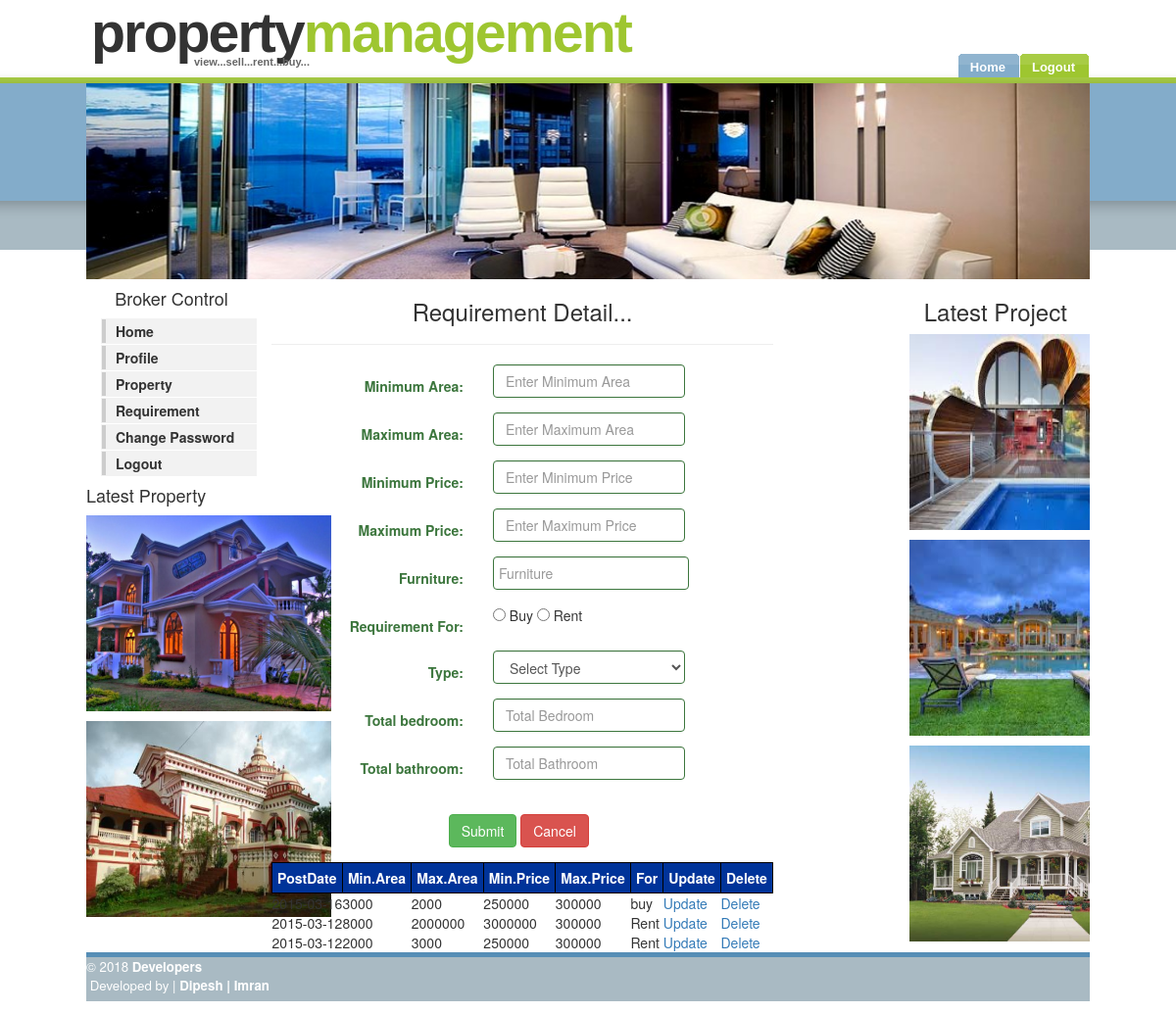
The app's page /broker/index.php?page=propertyrequirement.php with its own data.
### tables this page shows
CREATE TABLE IF NOT EXISTS `tblproperty` (
  `propertyid` int(4) NOT NULL AUTO_INCREMENT,
  `propertyfor` varchar(50) NOT NULL,
  `address` varchar(100) NOT NULL,
  `areaid` int(4) NOT NULL,
  `pincode` int(6) NOT NULL,
  `loginid` int(4) NOT NULL,
  `postdate` date NOT NULL,
  `price` decimal(10,0) NOT NULL,
  `plotarea` decimal(10,0) NOT NULL,
  `carpetarea` decimal(10,0) NOT NULL,
  `builduparea` decimal(10,0) NOT NULL,
  `typeid` decimal(4,0) NOT NULL,
  `furniture` varchar(100) NOT NULL,
  `totalbedroom` int(4) NOT NULL,
  `totalbathroom` int(4) NOT NULL,
  `images` varchar(100) NOT NULL,
  `status` varchar(100) NOT NULL,
  PRIMARY KEY (`propertyid`)
);

CREATE TABLE IF NOT EXISTS `tblpropertyrequirement` (
  `requirementid` int(4) NOT NULL AUTO_INCREMENT,
  `postdate` date NOT NULL,
  `loginid` int(4) NOT NULL,
  `minimumarea` decimal(10,0) NOT NULL,
  `maximumarea` decimal(10,0) NOT NULL,
  `minimumprice` decimal(10,0) NOT NULL,
  `maximumprice` decimal(10,0) NOT NULL,
  `furniture` varchar(500) NOT NULL,
  `requirementfor` varchar(50) NOT NULL,
  `typeid` int(4) NOT NULL,
  `totalbedroom` int(4) NOT NULL,
  `totalbathroom` int(4) NOT NULL,
  PRIMARY KEY (`requirementid`)
);

CREATE TABLE IF NOT EXISTS `tblproject` (
  `projectid` int(4) NOT NULL AUTO_INCREMENT,
  `projecttitle` varchar(50) NOT NULL,
  `address` varchar(200) NOT NULL,
  `projectimage` varchar(100) NOT NULL,
  `projectdescription` varchar(1000) NOT NULL,
  `loginid` int(4) NOT NULL,
  PRIMARY KEY (`projectid`)
);

### broker/propertyrequirementgrid.php (the view, shortened to what this page needs)
<!DOCTYPE html PUBLIC "-//W3C//DTD XHTML 1.0 Transitional//EN" "http://www.w3.org/TR/xhtml1/DTD/xhtml1-transitional.dtd">
<html xmlns="http://www.w3.org/1999/xhtml">
<head>
<link rel="stylesheet" href="bootstrap-3.3.2/css/bootstrap.css">
 <link rel="stylesheet" href="bootstrap-3.3.2/css/bootstrap.min.css">
</head>
<?php
$query = "select * from tblpropertyrequirement";
$res = mysql_query($query);
?>
<body>
<table border="1px">
	<tr>
		<th>PostDate</th>
		<th>Min.Area</th>
		<th>Max.Area</th>
		<th>Min.Price</th>
		<th>Max.Price</th>
		<th>For</th>
		<th>Update</th>
		<th>Delete</th>
	</tr>
<?php
	while($row = mysql_fetch_array($res))
	{
		echo "<tr>";
			echo "<td>".$row["postdate"]."</td>";
			echo "<td>".$row["minimumarea"]."</td>";
			echo "<td>".$row["maximumarea"]."</td>";
			echo "<td>".$row["minimumprice"]."</td>";
			echo "<td>".$row["maximumprice"]."</td>";
			echo "<td>".$row["requirementfor"]."</td>";
			echo "<td><a href='index.php?page=propertyrequirementupdate.php&reqid=".$row[0]."'>Update</a></td>";
			echo "<td><a href='index.php?page=propertyrequirementgrid.php&reqid=".$row[0]."'>Delete</a></td>";
		echo "</tr>";
	}
?>
</table>
</body>
</html>

### broker/index.php (shortened to what this page needs)
<!DOCTYPE html PUBLIC "-//W3C//DTD XHTML 1.0 Strict//EN" "http://www.w3.org/TR/xhtml1/DTD/xhtml1-strict.dtd">
<html xmlns="http://www.w3.org/1999/xhtml" xml:lang="en" lang="en"><head>
      <link rel="stylesheet" href="bootstrap-3.3.2/css/bootstrap.css">
	 <link rel="stylesheet" href="bootstrap-3.3.2/css/bootstrap.min.css">
<link rel="stylesheet" href="images/BrightSide.css" type="text/css" /><title>Bright Side of Life</title>
</head>
<body>
    <div id="wrap">
  	   <div id="header">
        <h1 id="logo">Property<span class="green">Management</span></h1>
           <h2 id="slogan">view...sell...rent...buy...</h2>
     <ul>
		<li id="current"><a href="index.php?page=home.php"><span>Home</span></a></li>
		<li><a href="../index.php?page=logout.php"><span>Logout</span></a></li>
	</ul>
</div>
	<div id="content-wrap">
	    <img src="images/headerphoto.jpg" alt="headerphoto" class="no-border" height="200" width="1024px" />
	<div id="sidebar">
		<h4 align="center">Broker Control</h4>
			<ul class="sidemenu">
			<li><a href="index.php?page=home.php">Home</a></li>
			<li><a href="index.php?page=brokerprofile.php">Profile</a></li>
			<li><a href="index.php?page=postproperty.php">Property</a></li>
			<li><a href="index.php?page=propertyrequirement.php">Requirement</a></li>
			<li><a href="index.php?page=changepassword.php">Change Password</a></li>
			<li><a href="../index.php?page=logout.php">Logout</a></li>
		</ul>
			<h4>Latest Property</h4>
<?php
$query = "select * from tblproperty order by propertyid desc limit 0,3";
$res = mysql_query($query);
while($row = mysql_fetch_array($res))
{echo "<p><img src='../propertyimage/".$row["images"]."' height='200px' width='250px' alt=''/></p>";}
?>
</div>
<div id="main"> <a name="TemplateInfo"></a>
<?php
if(isset($_REQUEST["page"]))
{
	include($_REQUEST["page"]);
}
else
{
	include("home.php");
}
?>
</div>
<div id="rightbar">
<h3>Latest Project</h3>
<?php
$query = "select * from tblproject order by projectid desc limit 0,3";
$res = mysql_query($query);
while($row = mysql_fetch_array($res))
{echo "<p><img src='../projectimage/".$row["projectimage"]."' height='200px' width='250px' alt=''/></p>";}
?>
</div>
 </div>
	<div id="footer">
	<div class="footer-left">
	<p class="align-left"> © 2018 <strong>Developers</strong>
	<br/>&nbspDeveloped by |<strong> Dipesh | Imran</strong><a href="http://www.styleshout.com/"></a>
	</p>
	</div>
	<div class="footer-right">
	<p class="align-right"> <a href="index.html"></a>&nbsp;&nbsp;
	<a href="index.html"></a> </p>
	</div>
	</div>
</div></div>
</body></html>

### broker/images/BrightSide.css (style rules this page uses)
* { padding: 0; margin: 0; }
body { margin: 0; padding: 0; font: .70em/1.5em Verdana, Tahoma, Helvetica, sans-serif; color: #666666; background: #A9BAC3 url(bg.gif) repeat-x; text-align: center; }
a { color: #4284B0; background-color: inherit; text-decoration: none; }
h1, h2, h3 { font: bold 1em 'Trebuchet MS', Arial, Sans-serif; color: #333; }
h1 { font-size: 1.5em; color: #6297BC; }
h2 { font-size: 1.4em; text-transform:uppercase; }
h3 { font-size: 1.3em; }
p, h1, h2, h3 { margin: 10px 15px; }
ul, ol { margin: 10px 30px; padding: 0 15px; color: #4284B0; }
ul span, ol span { color: #666666; }
img { border: 2px solid #CCC; }
img.no-border { border: none; }
#wrap { background: #FFF; width: 1024px; height: 100%; margin: 0 auto; text-align: left; }
#content-wrap { clear: both; margin: 0; padding: 0; background: #FFF; overflow:hidden; }
#header { position: relative; height: 85px; background: #000 url(headerbg.gif) repeat-x 0% 100%; }
#header h1#logo { position: absolute; margin: 0; padding: 0; font: bolder 4.1em 'Trebuchet MS', Arial, Sans-serif; letter-spacing: -2px; text-transform: lowercase; top: 0; left: 5px; }
#header h2#slogan { position: absolute; top:37px; left: 95px; color: #666666; text-indent: 0px; font: bold 11px Tahoma, 'trebuchet MS', Sans-serif; text-transform: none; }
#main { float: left; margin-left: 15px; padding: 0; width: 50%; }
#sidebar { float: left; width: 17%; margin: 0; padding: 0; display: inline; }
#sidebar ul.sidemenu { list-style:none; margin:10px 0 10px 15px; padding:0; }
#sidebar ul.sidemenu li { margin-bottom:1px; border: 1px solid #f2f2f2; }
#sidebar ul.sidemenu a { display:block; font-weight:bold; color: #333; text-decoration:none; padding:2px 5px 2px 10px; background: #f2f2f2; border-left:4px solid #CCC; min-height:18px; }
#rightbar { float: right; width: 18%; padding: 0; margin:0; }
#footer { clear: both; color: #FFF; background: #A9BAC3; border-top: 5px solid #568EB6; margin: 0; padding: 0; height: 50px; font-size: 95%; }
#footer .footer-left { float: left; width: 65%; }
#footer .footer-right { float: right; width: 30%; }
#header ul { z-index: 999999; position: absolute; margin:0; padding: 0; list-style:none; right: 0; bottom: 6px !important; bottom: 5px; font: bold 13px Arial, 'Trebuchet MS', Tahoma, verdana, sans-serif; }
#header li { display:inline; margin:0; padding:0; }
#header a { float:left; background: url(tableft.gif) no-repeat left top; margin:0; padding:0 0 0 4px; text-decoration:none; }
#header a span { float:left; display:block; background: url(tabright.gif) no-repeat right top; padding:6px 15px 3px 8px; color: #FFF; }
#header a span { float:none; }
#header #current a { background-position:0% -42px; color: #FFF; }
#header #current a span { background-position:100% -42px; color: #FFF; }
.align-left { text-align: left; }
.align-right { text-align: right; }
.green { color: #9EC630; }
table { border:0px solid black; width:100%; }
table td { border:0px solid black; }
table th { padding:5px; background-color:#003399; color:#FFFFFF; }

### records on screen
tblproperty: images (picture)
tblproperty: images (picture)
tblpropertyrequirement: postdate "2015-03-16", minimumarea "3000", maximumarea "2000", minimumprice "250000", maximumprice "300000", requirementfor "buy"
tblpropertyrequirement: postdate "2015-03-12", minimumarea "8000", maximumarea "2000000", minimumprice "3000000", maximumprice "300000", requirementfor "Rent"
tblpropertyrequirement: postdate "2015-03-12", minimumarea "2000", maximumarea "3000", minimumprice "250000", maximumprice "300000", requirementfor "Rent"
tblproject: projectimage (picture)
tblproject: projectimage (picture)
tblproject: projectimage (picture)
